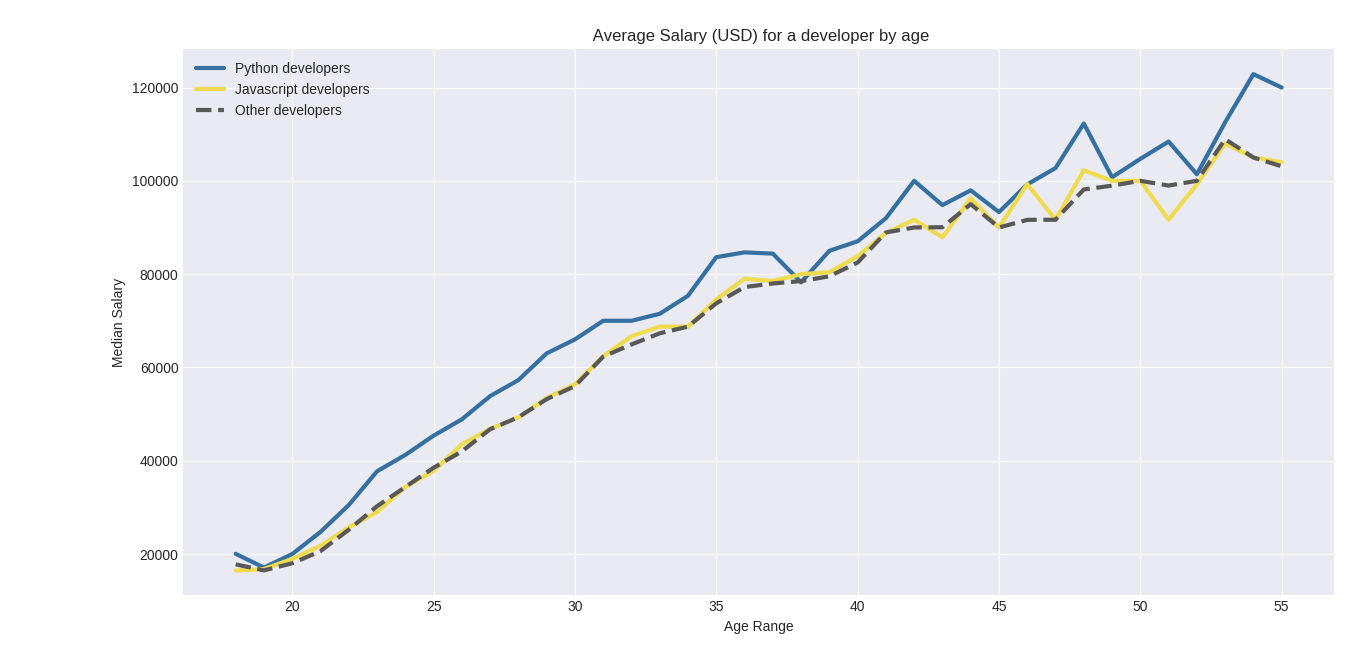

Source code (Python):
#!/usr/bin/env python3

# Plotting data with matplotlib while creating a simple graph

from matplotlib import pylab as plt

# - X-Axis is the age of a developer. Y-Axis is the money earned in a year in US Dollars.
dev_x_axis = [18, 19, 20, 21, 22, 23, 24, 25, 26, 27, 28, 29, 30, 31, 32, 33, 34, 35, 36, 37, 38, 39, 40, 41, 42, 43, 44, 45, 46, 47, 48, 49, 50, 51, 52, 53, 54, 55]
dev_y_axis = [17784, 16500, 18012, 20628, 25206, 30252, 34368, 38496, 42000, 46752, 49320, 53200, 56000, 62316, 64928, 67317, 68748, 73752, 77232, 78000, 78508, 79536, 82488, 88935, 90000, 90056, 95000, 90000, 91633, 91660, 98150, 98964, 100000, 98988, 100000, 108923, 105000, 103117]

# - X-Axis is the age of a Python developer. Y-Axis is the money earned in a year in US Dollars
py_dev_x_axis = [18, 19, 20, 21, 22, 23, 24, 25, 26, 27, 28, 29, 30, 31, 32, 33, 34, 35, 36, 37, 38, 39, 40, 41, 42, 43, 44, 45, 46, 47, 48, 49, 50, 51, 52, 53, 54, 55]
py_dev_y_axis = [20046, 17100, 20000, 24744, 30500, 37732, 41247, 45372, 48876, 53850, 57287, 63016, 65998, 70003, 70000, 71496, 75370, 83640, 84666, 84392, 78254, 85000, 87038, 91991, 100000, 94796, 97962, 93302, 99240, 102736, 112285, 100771, 104708, 108423, 101407, 112542, 122870, 120000]

# - X-Axis is the age of a Javascript developer. Y-Axis is the money earned in a year in US Dollars
js_dev_x_axis = [18, 19, 20, 21, 22, 23, 24, 25, 26, 27, 28, 29, 30, 31, 32, 33, 34, 35, 36, 37, 38, 39, 40, 41, 42, 43, 44, 45, 46, 47, 48, 49, 50, 51, 52, 53, 54, 55]
js_dev_y_axis = [16446, 16791, 18942, 21780, 25704, 29000, 34372, 37810, 43515, 46823, 49293, 53437, 56373, 62375, 66674, 68745, 68746, 74583, 79000, 78508, 79996, 80403, 83820, 88833, 91660, 87892, 96243, 90000, 99313, 91660, 102264, 100000, 100000, 91660, 99240, 108000, 105000, 104000]

# - Plotting Python data inside the graph (You can also add markers too)
plt.plot(py_dev_x_axis, py_dev_y_axis, color="#3470a2", linestyle="-", linewidth=3, label="Python developers")
# - Plotting Javascript data inside the graph (You can also add markers too)
plt.plot(js_dev_x_axis, js_dev_y_axis, color="#f0db4f", linestyle="-", linewidth=3, label="Javascript developers")
# - Plotting developer data inside the graph (You can also add markers too)
plt.plot(dev_x_axis, dev_y_axis, color="#585858", linestyle="--", linewidth=3, label="Other developers")

# - Putting info inside the graph to tell users what our data is
plt.title(" Average Salary (USD) for a developer by age")
plt.xlabel("Age Range")
plt.ylabel("Median Salary")

# - Creating a legend in the graph
plt.legend()

# - Adding a grid inside the graph
plt.grid(True)

# - Fix some of the padding issues on smaller screens
plt.tight_layout()

"""
# - Save the file to a png when ran
plt.savefig("graphing.png")
"""

# - Using a theme inside the plot
plt.style.use("seaborn-dark")

# - Making the graph show when the Python file is run
plt.show()
